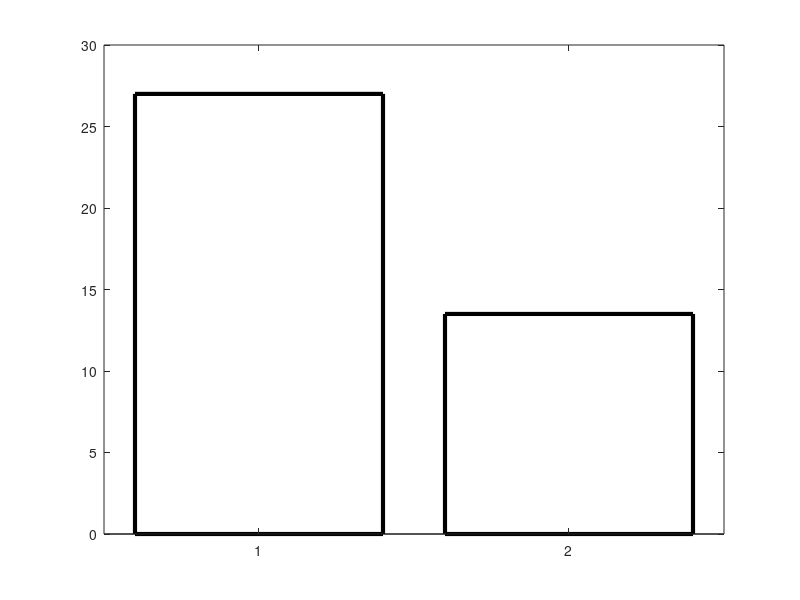

Here is the MATLAB script that generated this plot: (Note: this script raises an error after producing the figure.)
% Code to generate Figure 2 for
% *Hall-McMaster & *Zika, 2025
% Computational Psychiatry

% This figure creates plots for core theoretical predictions
% based on Optimal Foraging Theory and generates corresponding empirical
% plots


% define general settings
col1=[164,79,132]/255;
col2=[103,162,215]/255;
col=[col1;col2];
linewidth=3;
axis_linewidth=3;
xslim=0.75;
x=[1,2];
fontsize=30;

% do you want to save the plots?
do_save=0;
save_res=300;

% close previous figures
close all

%% patch time
% predicted effect
fig=figure;
y=[100,50];
y=[13.5*2,13.5];

b=bar(x,y,'facecolor', 'flat','LineWidth',linewidth);
b.CData = col;
box('off');
yticks([]);
xticklabels({'sED','HC'});
ylabel('Patch time (s)')
xlabel('Group');
alpha(0.8);
set(gca,'fontsize',fontsize);
set(gca, 'LineWidth', axis_linewidth);
ylim([0,40]);
ax = gca;
originalPosition = ax.Position;
newPosition = [originalPosition(1), originalPosition(2), originalPosition(3) * xslim, originalPosition(4)];
ax.Position = newPosition;

if do_save
    filename='../Figures/patch_time_prediction.png';
    exportgraphics(fig, filename, 'Resolution', save_res);
end

%% patch time
% null effect
y=[13.5,13.5];
fig=figure;
b=bar(x,y,'facecolor', 'flat','LineWidth',linewidth);
b.CData = col;
box('off');
yticks([]);
xticklabels({'sED','HC'});
ylabel('Patch time (s)')
xlabel('Group');
alpha(0.8);
set(gca,'fontsize',fontsize);
set(gca, 'LineWidth', axis_linewidth);
ylim([0,100]);
ylim([0,40]);
ax = gca;
originalPosition = ax.Position;
newPosition = [originalPosition(1), originalPosition(2), originalPosition(3) * xslim, originalPosition(4)];
ax.Position = newPosition;

if do_save
    filename='../Figures/patch_time_null.png';
    exportgraphics(fig, filename, 'Resolution', save_res);
end

%% patch time
% actual data
patch_time=readtable('data_patch_time.csv');
patch_reward=readtable('data_reward.csv');

% 1. Extract values for each group
patch_time_ED = patch_time(strcmp(patch_time.group, 'group1'), :);
patch_time_HC = patch_time(strcmp(patch_time.group, 'group2'), :);

patch_reward_ED = patch_reward(strcmp(patch_reward.group, 'group1'), :);
patch_reward_HC = patch_reward(strcmp(patch_reward.group, 'group2'), :);

% 2. Generate figures
% patch time
x=[1,2];
y=[mean(patch_time_ED.patch_time),mean(patch_time_HC.patch_time)];
fig=figure;
b=bar(x,y,'facecolor', 'flat','LineWidth',linewidth);
b.CData = col;
box('off');
xticklabels({'sED','HC'});
ylabel('Patch time (s)')
xlabel('Group');
alpha(0.8);
set(gca,'fontsize',fontsize);
set(gca, 'LineWidth', axis_linewidth);
hold on

% overlay individual participants
nsubs_ED=height(patch_time_ED);
nsubs_HC=height(patch_time_HC);
for isub=1:nsubs_ED
    plot([1],patch_time_ED.patch_time(isub),'o', 'MarkerEdgeColor', 'k', 'MarkerFaceColor', 'none');
end
for isub=1:nsubs_HC
    plot([2],patch_time_HC.patch_time(isub),'o', 'MarkerEdgeColor', 'k', 'MarkerFaceColor', 'none');
end
ax = gca;
originalPosition = ax.Position;
newPosition = [originalPosition(1), originalPosition(2), originalPosition(3) * xslim, originalPosition(4)];
ax.Position = newPosition;

if do_save
    filename='../Figures/patch_time_data.png';
    exportgraphics(fig, filename, 'Resolution', save_res);
end

%% Leaving threshold
% predicted effect
fig=figure
y=[50,100];
y=[37.6,37.6*1.75];
b=bar(x,y,'facecolor', 'flat','LineWidth',linewidth);
b.CData = col;
box('off');
yticks([]);
xticklabels({'sED','HC'});
ylabel('Last Reward Before Leaving')
ylabel({'Reward prospect','at leaving time'});
xlabel('Group');
alpha(0.8);
set(gca,'fontsize',fontsize);
set(gca, 'LineWidth', axis_linewidth);
ylim([0,80]);
ax = gca;
originalPosition = ax.Position;
newPosition = [originalPosition(1), originalPosition(2), originalPosition(3) * xslim, originalPosition(4)];
ax.Position = newPosition;
if do_save
    filename='../Figures/patch_reward_prediction.png';
    exportgraphics(fig, filename, 'Resolution', save_res);
end

%% Leaving threshold
% null effect
fig=figure;
y=[50,50];
y=[37.6,37.6];
b=bar(x,y,'facecolor', 'flat','LineWidth',linewidth);
b.CData = col;
box('off');
yticks([]);
xticklabels({'sED','HC'});
ylabel('Last Reward Before Leaving')
ylabel({'Reward prospect','at leaving time'});
xlabel('Group');
alpha(0.8);
set(gca,'fontsize',fontsize);
set(gca, 'LineWidth', axis_linewidth);
ylim([0,80]);
ax = gca;
originalPosition = ax.Position;
newPosition = [originalPosition(1), originalPosition(2), originalPosition(3) * xslim, originalPosition(4)];
ax.Position = newPosition;

if do_save
    filename='../Figures/patch_reward_null.png';
    exportgraphics(fig, filename, 'Resolution', save_res);
end

%% Leaving threshold
% actual data
x=[1,2];
y=[mean(patch_reward_ED.reward_remaining),mean(patch_reward_HC.reward_remaining)];
fig=figure;
b=bar(x,y,'facecolor', 'flat','LineWidth',linewidth);
b.CData = col;
box('off');
xticklabels({'sED','HC'});
ylabel('Last Reward Before Leaving')
ylabel({'Reward prospect','at leaving time'});
xlabel('Group');
alpha(0.8);
set(gca,'fontsize',fontsize);
set(gca, 'LineWidth', axis_linewidth);
hold on

% overlay individual participants
nsubs_ED=height(patch_reward_ED);
nsubs_HC=height(patch_reward_HC);
for isub=1:nsubs_ED
    plot([1],patch_reward_ED.reward_remaining(isub),'o', 'MarkerEdgeColor', 'k', 'MarkerFaceColor', 'none');
end
for isub=1:nsubs_HC
    plot([2],patch_reward_HC.reward_remaining(isub),'o', 'MarkerEdgeColor', 'k', 'MarkerFaceColor', 'none');
end

ax = gca;
originalPosition = ax.Position;
newPosition = [originalPosition(1), originalPosition(2), originalPosition(3) * xslim, originalPosition(4)];
ax.Position = newPosition;
if do_save
    filename='../Figures/patch_reward_data.png';
    exportgraphics(fig, filename, 'Resolution', save_res);
end